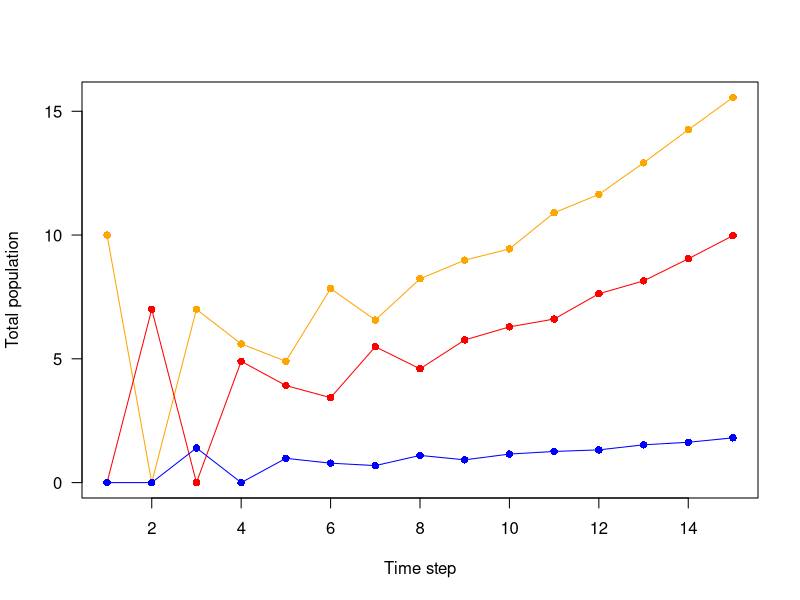
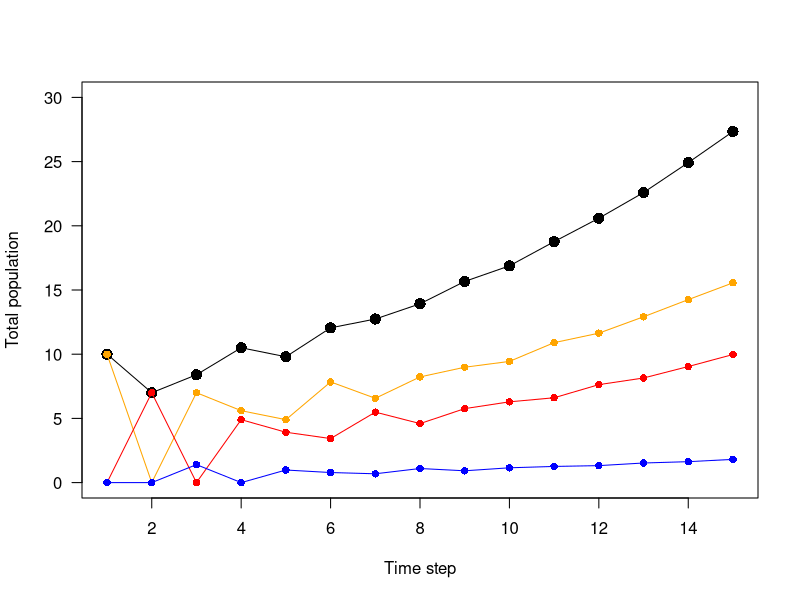
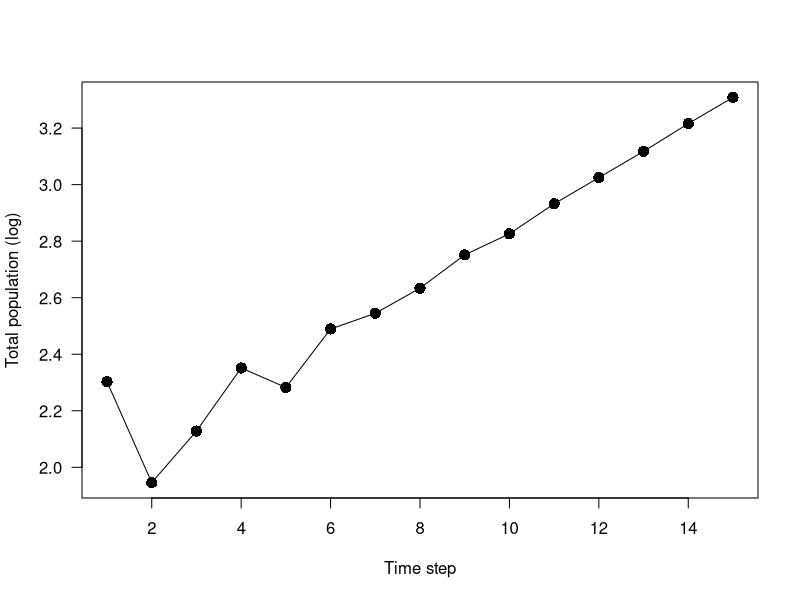
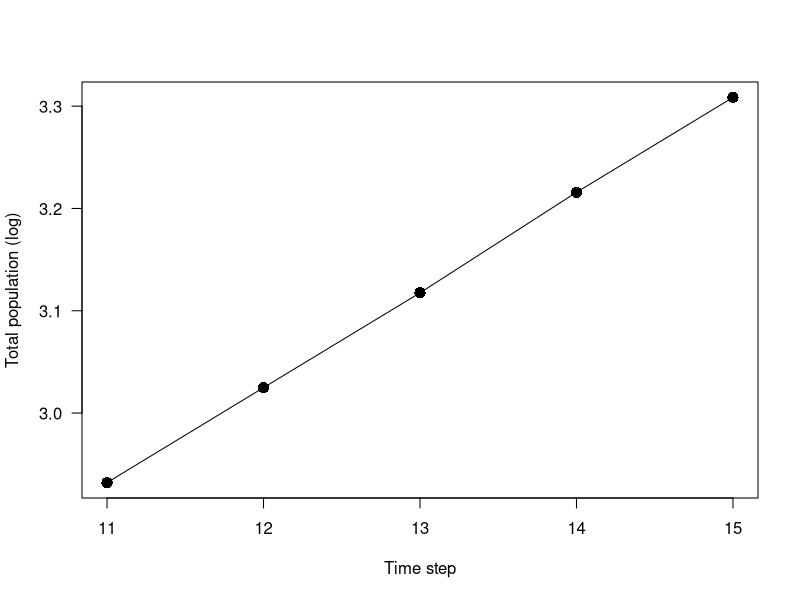
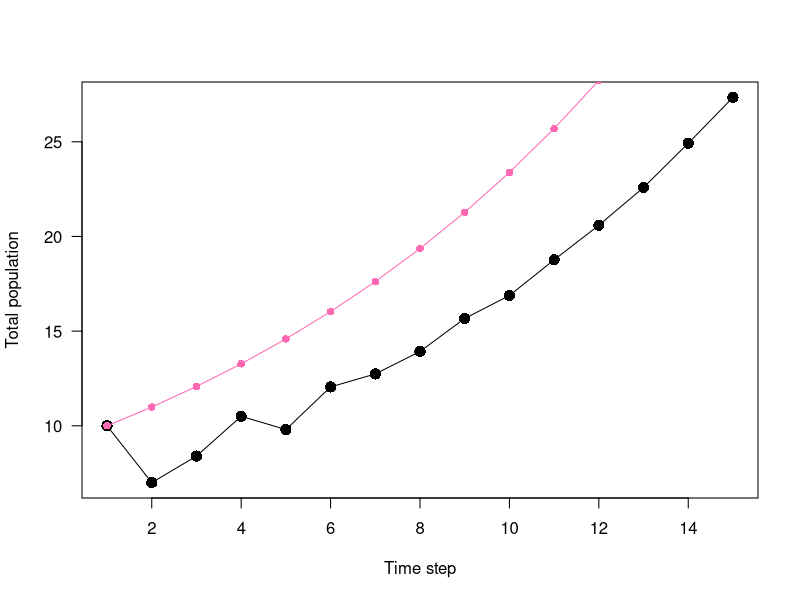
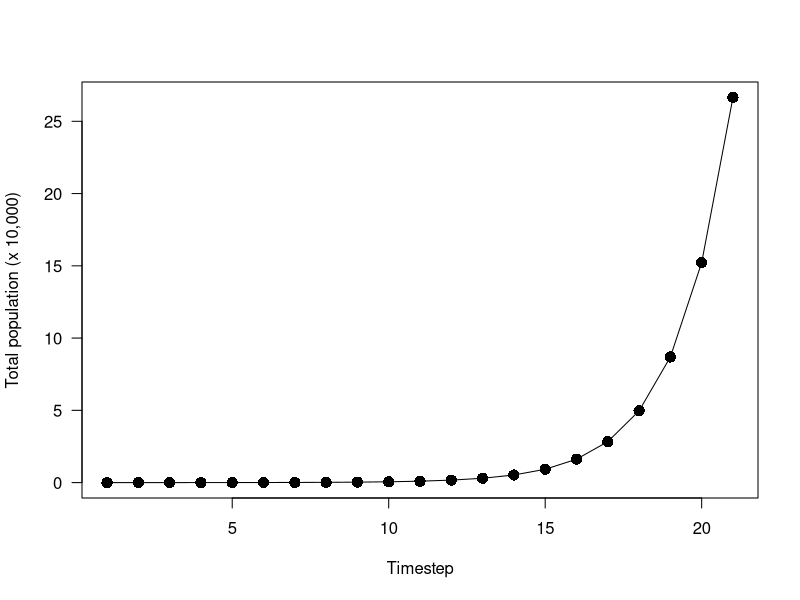

Reproduce these figures in R, in order.
## ---- chunk 1
knitr::opts_chunk$set(echo = TRUE, collapse = T)
## ---- chunk 2
# Create the projection matrix, initial pop sizes, and test
   proj.mat <- matrix(data = c(0, 0.7, 0, 1, 0, 0.2, 4, 0, 0), nrow = 3, ncol = 3)
   N0 <- matrix(data = c(10, 0, 0), ncol = 1)
   proj.mat%*%N0 # see that it works once; also, use of matrix multiplier (inner product)

# Set simulation parameters
   n.steps <- 15
   vec.steps <- 1:n.steps
   N <- matrix(data = NA, nrow = length(N0), ncol = n.steps) # 11 to run 10 times after N0
   N[,1] <- N0

# Run loop
   for (i in 2:n.steps) {
      N[,i] <- proj.mat%*%N[,i-1]  
   }
## ---- chunk 3
# Plot class 1 and add lines for classes 2 and 3 (note I add points to better 
# show the steps in time and that `pch = 16` makes points solid)
   plot(x = vec.steps, y = N[1,], type = "l", las = 1, xlab = "Time step", ylab = "Total population", col = "orange")
    points(x = vec.steps, y = N[1,], pch = 16, col = "orange")
   lines(x = vec.steps, y = N[2,], col = "red")
    points(x = vec.steps, y = N[2,], col = "red", pch = 16)
   lines(x = vec.steps, y = N[3,], col = "blue")
    points(x = vec.steps, y = N[3,], col = "blue", pch = 16)
## ---- chunk 4
# Function to sum columns to give total population size (dimension 2)
  totalN <- apply(X = N, MARGIN = 2, FUN = sum)
  # alternatively, you could write: totalN <- colSums(N)

# Plot points at each step and connect them with a line (note I made the points
# a little bit bigger by making `cex` > 1 of the total population so we could
# see it below the other points)
   plot(x = vec.steps, y = totalN, type = "l", las = 1, xlab = "Time step", ylab = "Total population", ylim = c(0, 30))
   points(x = vec.steps, y = totalN, pch = 16, cex = 1.5)
   lines(x = vec.steps, y = N[1,], col = "orange")
    points(x = vec.steps, y = N[1,], pch = 16, col = "orange")
   lines(x = vec.steps, y = N[2,], col = "red")
    points(x = vec.steps, y = N[2,], col = "red", pch = 16)
   lines(x = vec.steps, y = N[3,], col = "blue")
    points(x = vec.steps, y = N[3,], col = "blue", pch = 16)
## ---- chunk 5
log_totalN <- log(totalN)
plot(x = vec.steps, y = log_totalN, type = "l", las = 1, xlab = "Time step", ylab = "Total population (log)")
points(x = vec.steps, y = log_totalN, pch = 16, cex = 1.5)
## ---- chunk 6
log_totalN <- log(totalN)
last.five <- (length(vec.steps)-4):length(vec.steps)
plot(x = vec.steps[last.five], y = log_totalN[last.five], type = "l", las = 1, xlab = "Time step", ylab = "Total population (log)")
points(x = vec.steps[last.five], y = log_totalN[last.five], pch = 16, cex = 1.5)
## ---- chunk 7
# The slope is rise over run, or (y1 - y0)/(x1 - x0)
  rise <- (log_totalN[last.five][5] - log_totalN[last.five][1])
  run <- 15 - 11
  slope <- rise/run
  lm(log_totalN[last.five] ~ vec.steps[last.five])
  
  N_vec <- rep(x = NA, times = 15)
  N_vec[1] <- 10
  for (i in 2:15) {
    Nt <- N_vec[i - 1]
    N_vec[i] <- exp(0.09438)*Nt
  }

  plot(x = vec.steps, y = totalN, type = "l", las = 1, xlab = "Time step", ylab = "Total population")
   points(x = vec.steps, y = totalN, pch = 16, cex = 1.5)
  lines(x = 1:15, y = N_vec, col = "hotpink")
  points(x = 1:15, y = N_vec, col = "hotpink", pch = 16)

## ---- chunk 8
n.steps <- 21
vec.steps <- 1:n.steps
proj.mat4 <- matrix(c(0, 0.7, 0, 0, 3, 0, 0.3, 0, 8, 0, 0, 0.1, 1, 0, 0, 0), nrow = 4, ncol = 4)
N0 <- matrix(data = c(0, 0, 0, 10), ncol = 1)
N <- matrix(data = NA, nrow = length(N0), ncol = n.steps)
N[,1] <- N0
for (i in 2:n.steps) {
  N[,i] <- proj.mat4%*%N[,i-1]
}
total.N <- apply(X = N, MARGIN = 2, FUN = sum)/10000
plot(x = vec.steps, y = total.N, type = "l", las = 1, xlab = "Timestep", ylab = "Total population (x 10,000)")
  points(x = vec.steps, y = total.N, pch = 16, cex = 1.5)
## ---- chunk 9
N0_2.15 <- matrix(data = c(1000, 50, 5), ncol = 1)
proj.mat_2.15 <- matrix(data = c(0.7, 0, 50, 0.2, 0.1, 0, 0, 0.4, 0.5), nrow = 3, ncol = 3, byrow = T)
Nt1 <- proj.mat_2.15%*%N0_2.15
Nt1
